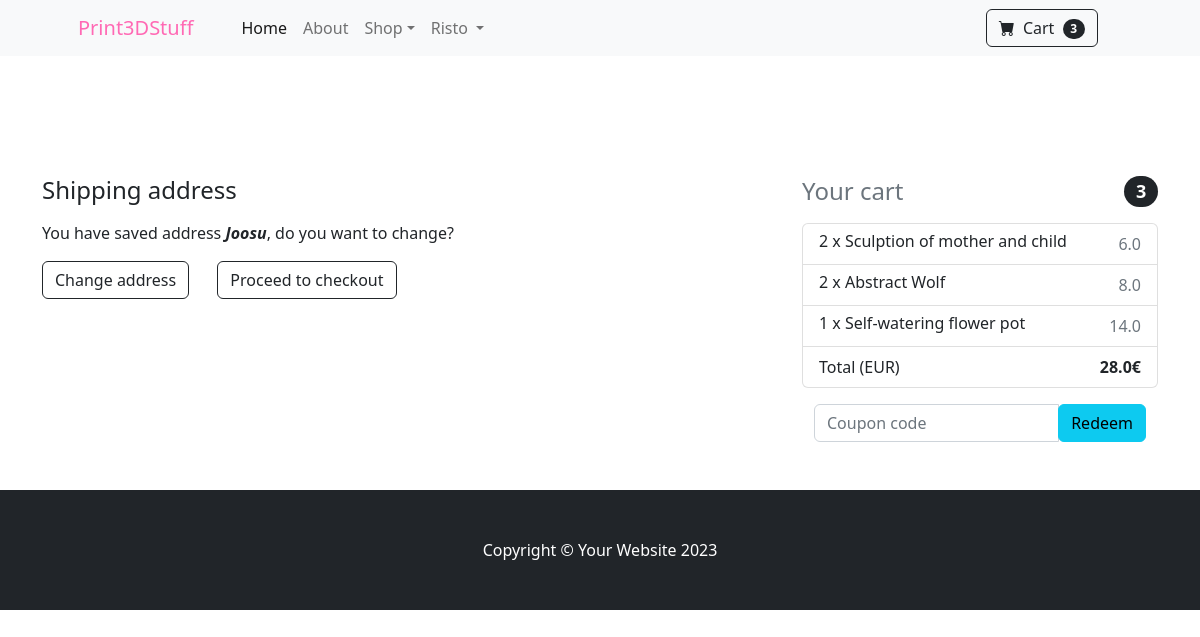
/shipping-address/ (signed in), run on an earlier commit of the app's database.
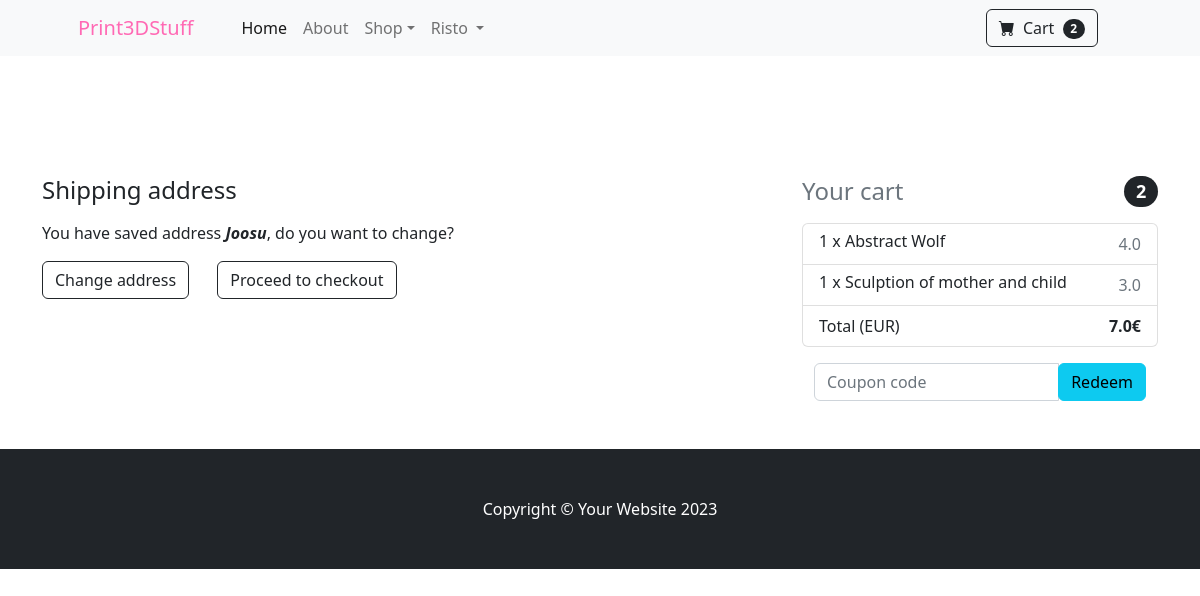
And on a later commit of the database.
### mainapp/models.py (models this page shows, shortened)
class Order(models.Model):
    user = models.ForeignKey(User, on_delete=models.CASCADE)
    order_ref = models.CharField(max_length=20)
    items = models.ManyToManyField(OrderItem)
    ordered_date = models.DateTimeField()
    ordered = models.BooleanField(default=False)
    billing_address = models.ForeignKey('BillingAddress', on_delete=models.SET_NULL, blank=True, null=True)
    coupon = models.ForeignKey('Coupon', on_delete=models.SET_NULL, blank=True, null=True)
    payment = models.ForeignKey('Payment', on_delete=models.SET_NULL, blank=True, null=True)
    delivered = models.BooleanField(default=False)
    received = models.BooleanField(default=False)
    refund_requested = models.BooleanField(default=False)
    refund_granted = models.BooleanField(default=False)
    def total_price(self):
        total = 0
        for order_item in self.items.all():
            total += order_item.final_price()
        if self.coupon:
            total -= self.coupon.amount
        return total

class OrderItem(models.Model):
    user = models.ForeignKey(User, on_delete=models.CASCADE)
    ordered = models.BooleanField(default=False)
    item = models.ForeignKey(Item, on_delete=models.CASCADE)
    quantity = models.IntegerField(default=1)
    def total_item_discount_price(self):
        return self.quantity * self.item.discount_price
    def final_price(self):
        if self.item.discount_price:
            return self.total_item_discount_price()
        else:
            return self.total_item_price()

class Item(models.Model):
    title = models.CharField(max_length=100)
    price = models.FloatField()
    discount_price = models.FloatField(blank=True, null=True)
    category = models.CharField(choices=CATEGORY_CHOICES, max_length=5)
    slug = models.SlugField()
    description = models.TextField()
    image = models.ImageField()

class BillingAddress(models.Model):
    user = models.ForeignKey(User, on_delete=models.CASCADE)
    street_address = models.CharField(max_length=100)
    apartment = models.CharField(max_length=5)
    country = CountryField(blank_label="(select country)", null=True)
    zip = models.CharField(max_length=10)

### mainapp/views.py (the view, shortened to what this page needs)
# urls.py: path('shipping-address/', views.ShippingAddressView.as_view(), name='shipping'),
class ShippingAddressView(View):
    def get(self, *args, **kwargs):
        try:
            order = Order.objects.get(user=self.request.user, ordered=False)
            form = ShippingAddressForm()
            context = {
                'form': form,
                'order': order,
                'couponform': CouponForm(),
                'display_coupon_form': True,
            }
            return render(self.request, 'shipping_address.html', context)
        except ObjectDoesNotExist:
            messages.warning(self.request, 'You do not have an active order.')
            return redirect('mainapp:summary')

### mainapp/forms.py
class ShippingAddressForm(forms.Form):
    street_address = forms.CharField(widget=forms.TextInput(attrs={
        'class': 'form-control',
        'id': 'floatingInput',
        'placeholder': 'Street name and house number',
    }))
    apartment_address = forms.CharField(widget=forms.TextInput(attrs={
        'class': 'form-control',
        'id': 'floatingApartment',
        'placeholder': 'Apartment',
    }))
    country = CountryField(blank_label='Select Country').formfield(widget=CountrySelectWidget(attrs={
        'class': 'form-control',
        'id': 'floatingSelect',
        'placeholder': 'Select Country',
        'aria-label': 'Select country',
    }))
    zip_code = forms.CharField(widget=forms.TextInput(attrs={
        'class': 'form-control',
        'id': 'floatingZip',
        'placeholder': 'Zip Code',
    }))

class CouponForm(forms.Form):
    code = forms.CharField(widget=forms.TextInput(attrs={
        "class": "form-control",
        "placeholder": "Coupon code"
    }))

### templates/shipping_address.html (shortened to what this page needs)
{% extends 'base.html' %}
{% block content %}
<section class="py-5">
  <div class="container">
    <div class="row">
      <div class="col-md-8">
        <h4 class="mb-3">Shipping address</h4>
        {% if order.billing_address %}
        <p>You have saved address <i><b>{{ order.billing_address.street_address }}</b></i>, do you want to change?</p>
        <a href="{% url 'mainapp:profile' %}" class="btn btn-outline-dark mt-auto me-4">Change address</a>
        <a href="{% url 'mainapp:payment' %}" class="btn btn-outline-dark mt-auto me-4">Proceed to checkout</a>
        {% endif %}
      </div>
      <div class="col-md-4">
        {% include 'cart_snippet.html' %}
      </div>
    </div>
  </div>
</section>
{% endblock %}

### templates/base.html (shortened to what this page needs)
{% load static %}
{% load cart_template %}
<!DOCTYPE html>
<html lang="en">
    <head>
        <link href="https://cdn.jsdelivr.net/npm/bootstrap-icons@1.5.0/font/bootstrap-icons.css" rel="stylesheet" />
        <link href="{% static 'css/styles.css' %}" rel="stylesheet" />
    </head>
    <body>
        <nav class="navbar navbar-expand-lg navbar-light bg-light">
            <div class="container px-4 px-lg-5">
                <a class="navbar-brand" style="color: hotpink;" href="{% url 'mainapp:index' %}">Print3DStuff</a>
                <div class="collapse navbar-collapse" id="navbarSupportedContent">
                    <ul class="navbar-nav me-auto mb-2 mb-lg-0 ms-lg-4">
                        <li class="nav-item"><a class="nav-link active" aria-current="page" href="{% url 'mainapp:index' %}">Home</a></li>
                        <li class="nav-item"><a class="nav-link" href="{% url 'mainapp:about' %}">About</a></li>
                        <li class="nav-item dropdown">
                            <a class="nav-link dropdown-toggle" id="navbarDropdown" href="#" role="button" data-bs-toggle="dropdown" aria-expanded="false">Shop</a>
                        </li>
                        {% if user.is_authenticated %}
                        <li class="nav-item dropdown">
                            <a class="nav-link dropdown-toggle" href="#" role="button" data-bs-toggle="dropdown" aria-expanded="false">
                                {{ user.get_username }}
                            </a>
                        </li>
                        {% else %}
                            <li class="nav-item"><a class="nav-link active" href="{% url 'accounts:login' %}">Sign in</a></li>
                        {% endif %}
                    </ul>
                    <form class="d-flex">
                        <a class="btn btn-outline-dark mt-auto me-4" href="{% url 'mainapp:summary' %}" type="submit">
                            <i class="bi-cart-fill me-1"></i>
                            Cart
                            <span class="badge bg-dark text-white ms-1 rounded-pill">
                                {% if user.is_authenticated %}
                                    {{ user|cart_count }}
                                {% else %}
                                    0
                                {% endif %}
                            </span>
                        </a>
                    </form>
                </div>
            </div>
        </nav>
        <div class="mt-5 pt-4">
        </div>
        {% block content %}
        {% endblock %}
        <footer class="py-5 bg-dark">
            <div class="container"><p class="m-0 text-center text-white">Copyright &copy; Your Website 2023</p></div>
        </footer>
    </body>
</html>

### templates/cart_snippet.html (shortened to what this page needs)
<h4 class="d-flex justify-content-between align-items-center mb-3">
  <span class="text-muted">Your cart</span>
  <span class="badge bg-dark text-white ms-1 rounded-pill">{{ order.items.count }}</span>
</h4>
<ul class="list-group mb-3 z-depth-1">
  {% for order_item in order.items.all %}
  <li class="list-group-item d-flex justify-content-between lh-condensed">
    <div>
      <h6 class="my-0">{{ order_item.quantity }} x {{ order_item.item.title }}</h6>
    </div>
    <span class="text-muted">{{ order_item.final_price }}</span>
  </li>
  {% endfor %}
  <li class="list-group-item d-flex justify-content-between">
    <span>Total (EUR)</span>
    <strong>{{ order.total_price }}€</strong>
  </li>
</ul>
{% if display_coupon_form %}
  <form action="{% url 'mainapp:add-coupon' %}" method="post" autocomplete="off" class="container">
    <div class="input-group">
      {{ couponform.code }}
      <div class="input-group-addon">
        <button class="btn btn-info m-0" type="submit">Redeem</button>
      </div>
    </div>
  </form>
{% endif %}

What changed in the data, as far as the page shows it:
removed OrderItem: quantity "2", item "Sculption of mother and child", final_price "6.0"
no longer on this page (row unchanged): OrderItem: quantity "1", item "Self-watering flower pot", final_price "14.0"
changed through a linked row, Order "Joosu": items.count "3" → "2"; total_price "28.0" → "7.0"
changed OrderItem "Abstract Wolf": quantity "2" → "1"; final_price "8.0" → "4.0"
added OrderItem: quantity "1", item "Sculption of mother and child", final_price "3.0"
Also different on the page:
{{ user|cart_count }}: "3" → "2"
